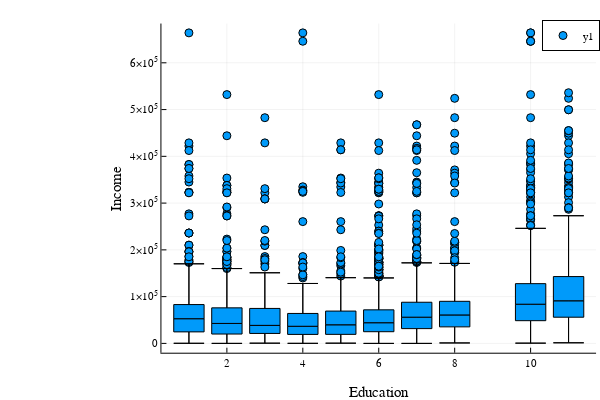

The cell this chart's notebook holds for it:
### Code cell
@df dropmissing(acs, :EDUC, :HHINCOME) boxplot(:EDUC, :HHINCOME)
xlabel!("Education")
ylabel!("Income")

### Figure 1 — Plotly figure (JSON) as saved in the notebook; plotly's stock layout.template omitted (floating-point values rounded to 4 significant figures; data arrays with more than 128 entries replaced by an {"elided": "..."} marker saying what was removed)
{"data": [{"colorbar": {"title": ""}, "legendgroup": "y1", "marker": {"color": "rgba(0, 154, 250, 1.000)", "line": {"color": "rgba(0, 0, 0, 1.000)", "width": 1}, "size": 8, "symbol": "circle"}, "mode": "markers", "name": "y1", "showlegend": true, "type": "scatter", "x": {"elided": "421 int values"}, "xaxis": "x1", "y": {"elided": "421 int values"}, "yaxis": "y1", "zmax": null, "zmin": null}, {"colorbar": {"title": ""}, "hoverinfo": "text", "legendgroup": "y1", "line": {"color": "rgba(0, 154, 250, 1.000)", "dash": "solid", "shape": "linear", "width": 0}, "mode": "lines", "name": "y1", "showlegend": false, "text": ["Lower fence: 220.0", "Lower fence: 220.0", "Lower fence: 220.0", "Lower fence: 220.0", "Q1: 24600.0"], "type": "scatter", "x": [1, 0.6, 1.4, 1, 1], "xaxis": "x1", "y": [220, 220, 220, 220, 24600], "yaxis": "y1", "zmax": null, "zmin": null}, {"colorbar": {"title": ""}, "hoverinfo": "text", "legendgroup": "y1", "line": {"color": "rgba(0, 154, 250, 1.000)", "dash": "solid", "shape": "linear", "width": 0}, "mode": "lines", "name": "y1", "showlegend": false, "text": ["Q1: 24600.0", "Median: 52800.0", "Median: 52800.0", "Median: 52800.0", "Q1: 24600.0", "Q1: 24600.0"], "type": "scatter", "x": [0.6, 0.6, 1, 1.4, 1.4, 0.6], "xaxis": "x1", "y": [24600, 52800, 52800, 52800, 24600, 24600], "yaxis": "y1", "zmax": null, "zmin": null}, {"colorbar": {"title": ""}, "hoverinfo": "text", "legendgroup": "y1", "line": {"color": "rgba(0, 154, 250, 1.000)", "dash": "solid", "shape": "linear", "width": 0}, "mode": "lines", "name": "y1", "showlegend": false, "text": ["Q3: 83000.0", "Median: 52800.0", "Median: 52800.0", "Q3: 83000.0", "Q3: 83000.0"], "type": "scatter", "x": [0.6, 0.6, 1.4, 1.4, 0.6], "xaxis": "x1", "y": [83000, 52800, 52800, 83000, 83000], "yaxis": "y1", "zmax": null, "zmin": null}, {"colorbar": {"title": ""}, "hoverinfo": "text", "legendgroup": "y1", "line": {"color": "rgba(0, 154, 250, 1.000)", "dash": "solid", "shape": "linear", "width": 0}, "mode": "lines", "name": "y1", "showlegend": false, "text": ["Upper fence: 170190.0", "Upper fence: 170190.0", "Upper fence: 170190.0", "Upper fence: 170190.0", "Q3: 83000.0"], "type": "scatter", "x": [1, 0.6, 1.4, 1, 1], "xaxis": "x1", "y": [170190, 170190, 170190, 170190, 83000], "yaxis": "y1", "zmax": null, "zmin": null}, {"colorbar": {"title": ""}, "hoverinfo": "text", "legendgroup": "y1", "line": {"color": "rgba(0, 154, 250, 1.000)", "dash": "solid", "shape": "linear", "width": 0}, "mode": "lines", "name": "y1", "showlegend": false, "text": ["Lower fence: 20.0", "Lower fence: 20.0", "Lower fence: 20.0", "Lower fence: 20.0", "Q1: 20000.0"], "type": "scatter", "x": [2, 1.6, 2.4, 2, 2], "xaxis": "x1", "y": [20, 20, 20, 20, 20000], "yaxis": "y1", "zmax": null, "zmin": null}, {"colorbar": {"title": ""}, "hoverinfo": "text", "legendgroup": "y1", "line": {"color": "rgba(0, 154, 250, 1.000)", "dash": "solid", "shape": "linear", "width": 0}, "mode": "lines", "name": "y1", "showlegend": false, "text": ["Q1: 20000.0", "Median: 42700.0", "Median: 42700.0", "Median: 42700.0", "Q1: 20000.0", "Q1: 20000.0"], "type": "scatter", "x": [1.6, 1.6, 2, 2.4, 2.4, 1.6], "xaxis": "x1", "y": [20000, 42700, 42700, 42700, 20000, 20000], "yaxis": "y1", "zmax": null, "zmin": null}, {"colorbar": {"title": ""}, "hoverinfo": "text", "legendgroup": "y1", "line": {"color": "rgba(0, 154, 250, 1.000)", "dash": "solid", "shape": "linear", "width": 0}, "mode": "lines", "name": "y1", "showlegend": false, "text": ["Q3: 76000.0", "Median: 42700.0", "Median: 42700.0", "Q3: 76000.0", "Q3: 76000.0"], "type": "scatter", "x": [1.6, 1.6, 2.4, 2.4, 1.6], "xaxis": "x1", "y": [76000, 42700, 42700, 76000, 76000], "yaxis": "y1", "zmax": null, "zmin": null}, {"colorbar": {"title": ""}, "hoverinfo": "text", "legendgroup": "y1", "line": {"color": "rgba(0, 154, 250, 1.000)", "dash": "solid", "shape": "linear", "width": 0}, "mode": "lines", "name": "y1", "showlegend": false, "text": ["Upper fence: 160000.0", "Upper fence: 160000.0", "Upper fence: 160000.0", "Upper fence: 160000.0", "Q3: 76000.0"], "type": "scatter", "x": [2, 1.6, 2.4, 2, 2], "xaxis": "x1", "y": [160000, 160000, 160000, 160000, 76000], "yaxis": "y1", "zmax": null, "zmin": null}, {"colorbar": {"title": ""}, "hoverinfo": "text", "legendgroup": "y1", "line": {"color": "rgba(0, 154, 250, 1.000)", "dash": "solid", "shape": "linear", "width": 0}, "mode": "lines", "name": "y1", "showlegend": false, "text": ["Lower fence: 450.0", "Lower fence: 450.0", "Lower fence: 450.0", "Lower fence: 450.0", "Q1: 21275.0"], "type": "scatter", "x": [3, 2.6, 3.4, 3, 3], "xaxis": "x1", "y": [450, 450, 450, 450, 21275], "yaxis": "y1", "zmax": null, "zmin": null}, {"colorbar": {"title": ""}, "hoverinfo": "text", "legendgroup": "y1", "line": {"color": "rgba(0, 154, 250, 1.000)", "dash": "solid", "shape": "linear", "width": 0}, "mode": "lines", "name": "y1", "showlegend": false, "text": ["Q1: 21275.0", "Median: 38550.0", "Median: 38550.0", "Median: 38550.0", "Q1: 21275.0", "Q1: 21275.0"], "type": "scatter", "x": [2.6, 2.6, 3, 3.4, 3.4, 2.6], "xaxis": "x1", "y": [21275, 38550, 38550, 38550, 21275, 21275], "yaxis": "y1", "zmax": null, "zmin": null}, {"colorbar": {"title": ""}, "hoverinfo": "text", "legendgroup": "y1", "line": {"color": "rgba(0, 154, 250, 1.000)", "dash": "solid", "shape": "linear", "width": 0}, "mode": "lines", "name": "y1", "showlegend": false, "text": ["Q3: 74775.0", "Median: 38550.0", "Median: 38550.0", "Q3: 74775.0", "Q3: 74775.0"], "type": "scatter", "x": [2.6, 2.6, 3.4, 3.4, 2.6], "xaxis": "x1", "y": [74775, 38550, 38550, 74775, 74775], "yaxis": "y1", "zmax": null, "zmin": null}, {"colorbar": {"title": ""}, "hoverinfo": "text", "legendgroup": "y1", "line": {"color": "rgba(0, 154, 250, 1.000)", "dash": "solid", "shape": "linear", "width": 0}, "mode": "lines", "name": "y1", "showlegend": false, "text": ["Upper fence: 151000.0", "Upper fence: 151000.0", "Upper fence: 151000.0", "Upper fence: 151000.0", "Q3: 74775.0"], "type": "scatter", "x": [3, 2.6, 3.4, 3, 3], "xaxis": "x1", "y": [151000, 151000, 151000, 151000, 74775], "yaxis": "y1", "zmax": null, "zmin": null}, {"colorbar": {"title": ""}, "hoverinfo": "text", "legendgroup": "y1", "line": {"color": "rgba(0, 154, 250, 1.000)", "dash": "solid", "shape": "linear", "width": 0}, "mode": "lines", "name": "y1", "showlegend": false, "text": ["Lower fence: 100.0", "Lower fence: 100.0", "Lower fence: 100.0", "Lower fence: 100.0", "Q1: 19200.0"], "type": "scatter", "x": [4, 3.6, 4.4, 4, 4], "xaxis": "x1", "y": [100, 100, 100, 100, 19200], "yaxis": "y1", "zmax": null, "zmin": null}, {"colorbar": {"title": ""}, "hoverinfo": "text", "legendgroup": "y1", "line": {"color": "rgba(0, 154, 250, 1.000)", "dash": "solid", "shape": "linear", "width": 0}, "mode": "lines", "name": "y1", "showlegend": false, "text": ["Q1: 19200.0", "Median: 36600.0", "Median: 36600.0", "Median: 36600.0", "Q1: 19200.0", "Q1: 19200.0"], "type": "scatter", "x": [3.6, 3.6, 4, 4.4, 4.4, 3.6], "xaxis": "x1", "y": [19200, 36600, 36600, 36600, 19200, 19200], "yaxis": "y1", "zmax": null, "zmin": null}, {"colorbar": {"title": ""}, "hoverinfo": "text", "legendgroup": "y1", "line": {"color": "rgba(0, 154, 250, 1.000)", "dash": "solid", "shape": "linear", "width": 0}, "mode": "lines", "name": "y1", "showlegend": false, "text": ["Q3: 64050.0", "Median: 36600.0", "Median: 36600.0", "Q3: 64050.0", "Q3: 64050.0"], "type": "scatter", "x": [3.6, 3.6, 4.4, 4.4, 3.6], "xaxis": "x1", "y": [64050, 36600, 36600, 64050, 64050], "yaxis": "y1", "zmax": null, "zmin": null}, {"colorbar": {"title": ""}, "hoverinfo": "text", "legendgroup": "y1", "line": {"color": "rgba(0, 154, 250, 1.000)", "dash": "solid", "shape": "linear", "width": 0}, "mode": "lines", "name": "y1", "showlegend": false, "text": ["Upper fence: 128100.0", "Upper fence: 128100.0", "Upper fence: 128100.0", "Upper fence: 128100.0", "Q3: 64050.0"], "type": "scatter", "x": [4, 3.6, 4.4, 4, 4], "xaxis": "x1", "y": [128100, 128100, 128100, 128100, 64050], "yaxis": "y1", "zmax": null, "zmin": null}, {"colorbar": {"title": ""}, "hoverinfo": "text", "legendgroup": "y1", "line": {"color": "rgba(0, 154, 250, 1.000)", "dash": "solid", "shape": "linear", "width": 0}, "mode": "lines", "name": "y1", "showlegend": false, "text": ["Lower fence: 450.0", "Lower fence: 450.0", "Lower fence: 450.0", "Lower fence: 450.0", "Q1: 19300.0"], "type": "scatter", "x": [5, 4.6, 5.4, 5, 5], "xaxis": "x1", "y": [450, 450, 450, 450, 19300], "yaxis": "y1", "zmax": null, "zmin": null}, {"colorbar": {"title": ""}, "hoverinfo": "text", "legendgroup": "y1", "line": {"color": "rgba(0, 154, 250, 1.000)", "dash": "solid", "shape": "linear", "width": 0}, "mode": "lines", "name": "y1", "showlegend": false, "text": ["Q1: 19300.0", "Median: 39800.0", "Median: 39800.0", "Median: 39800.0", "Q1: 19300.0", "Q1: 19300.0"], "type": "scatter", "x": [4.6, 4.6, 5, 5.4, 5.4, 4.6], "xaxis": "x1", "y": [19300, 39800, 39800, 39800, 19300, 19300], "yaxis": "y1", "zmax": null, "zmin": null}, {"colorbar": {"title": ""}, "hoverinfo": "text", "legendgroup": "y1", "line": {"color": "rgba(0, 154, 250, 1.000)", "dash": "solid", "shape": "linear", "width": 0}, "mode": "lines", "name": "y1", "showlegend": false, "text": ["Q3: 69100.0", "Median: 39800.0", "Median: 39800.0", "Q3: 69100.0", "Q3: 69100.0"], "type": "scatter", "x": [4.6, 4.6, 5.4, 5.4, 4.6], "xaxis": "x1", "y": [69100, 39800, 39800, 69100, 69100], "yaxis": "y1", "zmax": null, "zmin": null}, {"colorbar": {"title": ""}, "hoverinfo": "text", "legendgroup": "y1", "line": {"color": "rgba(0, 154, 250, 1.000)", "dash": "solid", "shape": "linear", "width": 0}, "mode": "lines", "name": "y1", "showlegend": false, "text": ["Upper fence: 140500.0", "Upper fence: 140500.0", "Upper fence: 140500.0", "Upper fence: 140500.0", "Q3: 69100.0"], "type": "scatter", "x": [5, 4.6, 5.4, 5, 5], "xaxis": "x1", "y": [140500, 140500, 140500, 140500, 69100], "yaxis": "y1", "zmax": null, "zmin": null}, {"colorbar": {"title": ""}, "hoverinfo": "text", "legendgroup": "y1", "line": {"color": "rgba(0, 154, 250, 1.000)", "dash": "solid", "shape": "linear", "width": 0}, "mode": "lines", "name": "y1", "showlegend": false, "text": ["Lower fence: 1.0", "Lower fence: 1.0", "Lower fence: 1.0", "Lower fence: 1.0", "Q1: 25000.0"], "type": "scatter", "x": [6, 5.6, 6.4, 6, 6], "xaxis": "x1", "y": [1, 1, 1, 1, 25000], "yaxis": "y1", "zmax": null, "zmin": null}, {"colorbar": {"title": ""}, "hoverinfo": "text", "legendgroup": "y1", "line": {"color": "rgba(0, 154, 250, 1.000)", "dash": "solid", "shape": "linear", "width": 0}, "mode": "lines", "name": "y1", "showlegend": false, "text": ["Q1: 25000.0", "Median: 44200.0", "Median: 44200.0", "Median: 44200.0", "Q1: 25000.0", "Q1: 25000.0"], "type": "scatter", "x": [5.6, 5.6, 6, 6.4, 6.4, 5.6], "xaxis": "x1", "y": [25000, 44200, 44200, 44200, 25000, 25000], "yaxis": "y1", "zmax": null, "zmin": null}, {"colorbar": {"title": ""}, "hoverinfo": "text", "legendgroup": "y1", "line": {"color": "rgba(0, 154, 250, 1.000)", "dash": "solid", "shape": "linear", "width": 0}, "mode": "lines", "name": "y1", "showlegend": false, "text": ["Q3: 71750.0", "Median: 44200.0", "Median: 44200.0", "Q3: 71750.0", "Q3: 71750.0"], "type": "scatter", "x": [5.6, 5.6, 6.4, 6.4, 5.6], "xaxis": "x1", "y": [71750, 44200, 44200, 71750, 71750], "yaxis": "y1", "zmax": null, "zmin": null}, {"colorbar": {"title": ""}, "hoverinfo": "text", "legendgroup": "y1", "line": {"color": "rgba(0, 154, 250, 1.000)", "dash": "solid", "shape": "linear", "width": 0}, "mode": "lines", "name": "y1", "showlegend": false, "text": ["Upper fence: 140000.0", "Upper fence: 140000.0", "Upper fence: 140000.0", "Upper fence: 140000.0", "Q3: 71750.0"], "type": "scatter", "x": [6, 5.6, 6.4, 6, 6], "xaxis": "x1", "y": [140000, 140000, 140000, 140000, 71750], "yaxis": "y1", "zmax": null, "zmin": null}, {"colorbar": {"title": ""}, "hoverinfo": "text", "legendgroup": "y1", "line": {"color": "rgba(0, 154, 250, 1.000)", "dash": "solid", "shape": "linear", "width": 0}, "mode": "lines", "name": "y1", "showlegend": false, "text": ["Lower fence: 1.0", "Lower fence: 1.0", "Lower fence: 1.0", "Lower fence: 1.0", "Q1: 31600.0"], "type": "scatter", "x": [7, 6.6, 7.4, 7, 7], "xaxis": "x1", "y": [1, 1, 1, 1, 31600], "yaxis": "y1", "zmax": null, "zmin": null}, {"colorbar": {"title": ""}, "hoverinfo": "text", "legendgroup": "y1", "line": {"color": "rgba(0, 154, 250, 1.000)", "dash": "solid", "shape": "linear", "width": 0}, "mode": "lines", "name": "y1", "showlegend": false, "text": ["Q1: 31600.0", "Median: 56050.0", "Median: 56050.0", "Median: 56050.0", "Q1: 31600.0", "Q1: 31600.0"], "type": "scatter", "x": [6.6, 6.6, 7, 7.4, 7.4, 6.6], "xaxis": "x1", "y": [31600, 56050, 56050, 56050, 31600, 31600], "yaxis": "y1", "zmax": null, "zmin": null}, {"colorbar": {"title": ""}, "hoverinfo": "text", "legendgroup": "y1", "line": {"color": "rgba(0, 154, 250, 1.000)", "dash": "solid", "shape": "linear", "width": 0}, "mode": "lines", "name": "y1", "showlegend": false, "text": ["Q3: 88000.0", "Median: 56050.0", "Median: 56050.0", "Q3: 88000.0", "Q3: 88000.0"], "type": "scatter", "x": [6.6, 6.6, 7.4, 7.4, 6.6], "xaxis": "x1", "y": [88000, 56050, 56050, 88000, 88000], "yaxis": "y1", "zmax": null, "zmin": null}, {"colorbar": {"title": ""}, "hoverinfo": "text", "legendgroup": "y1", "line": {"color": "rgba(0, 154, 250, 1.000)", "dash": "solid", "shape": "linear", "width": 0}, "mode": "lines", "name": "y1", "showlegend": false, "text": ["Upper fence: 172230.0", "Upper fence: 172230.0", "Upper fence: 172230.0", "Upper fence: 172230.0", "Q3: 88000.0"], "type": "scatter", "x": [7, 6.6, 7.4, 7, 7], "xaxis": "x1", "y": [172230, 172230, 172230, 172230, 88000], "yaxis": "y1", "zmax": null, "zmin": null}, {"colorbar": {"title": ""}, "hoverinfo": "text", "legendgroup": "y1", "line": {"color": "rgba(0, 154, 250, 1.000)", "dash": "solid", "shape": "linear", "width": 0}, "mode": "lines", "name": "y1", "showlegend": false, "text": ["Lower fence: 960.0", "Lower fence: 960.0", "Lower fence: 960.0", "Lower fence: 960.0", "Q1: 35350.0"], "type": "scatter", "x": [8, 7.6, 8.4, 8, 8], "xaxis": "x1", "y": [960, 960, 960, 960, 35350], "yaxis": "y1", "zmax": null, "zmin": null}, {"colorbar": {"title": ""}, "hoverinfo": "text", "legendgroup": "y1", "line": {"color": "rgba(0, 154, 250, 1.000)", "dash": "solid", "shape": "linear", "width": 0}, "mode": "lines", "name": "y1", "showlegend": false, "text": ["Q1: 35350.0", "Median: 60835.0", "Median: 60835.0", "Median: 60835.0", "Q1: 35350.0", "Q1: 35350.0"], "type": "scatter", "x": [7.6, 7.6, 8, 8.4, 8.4, 7.6], "xaxis": "x1", "y": [35350, 60835, 60835, 60835, 35350, 35350], "yaxis": "y1", "zmax": null, "zmin": null}, {"colorbar": {"title": ""}, "hoverinfo": "text", "legendgroup": "y1", "line": {"color": "rgba(0, 154, 250, 1.000)", "dash": "solid", "shape": "linear", "width": 0}, "mode": "lines", "name": "y1", "showlegend": false, "text": ["Q3: 90000.0", "Median: 60835.0", "Median: 60835.0", "Q3: 90000.0", "Q3: 90000.0"], "type": "scatter", "x": [7.6, 7.6, 8.4, 8.4, 7.6], "xaxis": "x1", "y": [90000, 60835, 60835, 90000, 90000], "yaxis": "y1", "zmax": null, "zmin": null}, {"colorbar": {"title": ""}, "hoverinfo": "text", "legendgroup": "y1", "line": {"color": "rgba(0, 154, 250, 1.000)", "dash": "solid", "shape": "linear", "width": 0}, "mode": "lines", "name": "y1", "showlegend": false, "text": ["Upper fence: 171000.0", "Upper fence: 171000.0", "Upper fence: 171000.0", "Upper fence: 171000.0", "Q3: 90000.0"], "type": "scatter", "x": [8, 7.6, 8.4, 8, 8], "xaxis": "x1", "y": [171000, 171000, 171000, 171000, 90000], "yaxis": "y1", "zmax": null, "zmin": null}, {"colorbar": {"title": ""}, "hoverinfo": "text", "legendgroup": "y1", "line": {"color": "rgba(0, 154, 250, 1.000)", "dash": "solid", "shape": "linear", "width": 0}, "mode": "lines", "name": "y1", "showlegend": false, "text": ["Lower fence: 500.0", "Lower fence: 500.0", "Lower fence: 500.0", "Lower fence: 500.0", "Q1: 48550.0"], "type": "scatter", "x": [10, 9.6, 10.4, 10, 10], "xaxis": "x1", "y": [500, 500, 500, 500, 48550], "yaxis": "y1", "zmax": null, "zmin": null}, {"colorbar": {"title": ""}, "hoverinfo": "text", "legendgroup": "y1", "line": {"color": "rgba(0, 154, 250, 1.000)", "dash": "solid", "shape": "linear", "width": 0}, "mode": "lines", "name": "y1", "showlegend": false, "text": ["Q1: 48550.0", "Median: 83800.0", "Median: 83800.0", "Median: 83800.0", "Q1: 48550.0", "Q1: 48550.0"], "type": "scatter", "x": [9.6, 9.6, 10, 10.4, 10.4, 9.6], "xaxis": "x1", "y": [48550, 83800, 83800, 83800, 48550, 48550], "yaxis": "y1", "zmax": null, "zmin": null}, {"colorbar": {"title": ""}, "hoverinfo": "text", "legendgroup": "y1", "line": {"color": "rgba(0, 154, 250, 1.000)", "dash": "solid", "shape": "linear", "width": 0}, "mode": "lines", "name": "y1", "showlegend": false, "text": ["Q3: 127775.0", "Median: 83800.0", "Median: 83800.0", "Q3: 127775.0", "Q3: 127775.0"], "type": "scatter", "x": [9.6, 9.6, 10.4, 10.4, 9.6], "xaxis": "x1", "y": [127775, 83800, 83800, 127775, 127775], "yaxis": "y1", "zmax": null, "zmin": null}, {"colorbar": {"title": ""}, "hoverinfo": "text", "legendgroup": "y1", "line": {"color": "rgba(0, 154, 250, 1.000)", "dash": "solid", "shape": "linear", "width": 0}, "mode": "lines", "name": "y1", "showlegend": false, "text": ["Upper fence: 246000.0", "Upper fence: 246000.0", "Upper fence: 246000.0", "Upper fence: 246000.0", "Q3: 127775.0"], "type": "scatter", "x": [10, 9.6, 10.4, 10, 10], "xaxis": "x1", "y": [246000, 246000, 246000, 246000, 127775], "yaxis": "y1", "zmax": null, "zmin": null}, {"colorbar": {"title": ""}, "hoverinfo": "text", "legendgroup": "y1", "line": {"color": "rgba(0, 154, 250, 1.000)", "dash": "solid", "shape": "linear", "width": 0}, "mode": "lines", "name": "y1", "showlegend": false, "text": ["Lower fence: 1300.0", "Lower fence: 1300.0", "Lower fence: 1300.0", "Lower fence: 1300.0", "Q1: 56000.0"], "type": "scatter", "x": [11, 10.6, 11.4, 11, 11], "xaxis": "x1", "y": [1300, 1300, 1300, 1300, 56000], "yaxis": "y1", "zmax": null, "zmin": null}, {"colorbar": {"title": ""}, "hoverinfo": "text", "legendgroup": "y1", "line": {"color": "rgba(0, 154, 250, 1.000)", "dash": "solid", "shape": "linear", "width": 0}, "mode": "lines", "name": "y1", "showlegend": false, "text": ["Q1: 56000.0", "Median: 91100.0", "Median: 91100.0", "Median: 91100.0", "Q1: 56000.0", "Q1: 56000.0"], "type": "scatter", "x": [10.6, 10.6, 11, 11.4, 11.4, 10.6], "xaxis": "x1", "y": [56000, 91100, 91100, 91100, 56000, 56000], "yaxis": "y1", "zmax": null, "zmin": null}, {"colorbar": {"title": ""}, "hoverinfo": "text", "legendgroup": "y1", "line": {"color": "rgba(0, 154, 250, 1.000)", "dash": "solid", "shape": "linear", "width": 0}, "mode": "lines", "name": "y1", "showlegend": false, "text": ["Q3: 142900.0", "Median: 91100.0", "Median: 91100.0", "Q3: 142900.0", "Q3: 142900.0"], "type": "scatter", "x": [10.6, 10.6, 11.4, 11.4, 10.6], "xaxis": "x1", "y": [142900, 91100, 91100, 142900, 142900], "yaxis": "y1", "zmax": null, "zmin": null}, {"colorbar": {"title": ""}, "hoverinfo": "text", "legendgroup": "y1", "line": {"color": "rgba(0, 154, 250, 1.000)", "dash": "solid", "shape": "linear", "width": 0}, "mode": "lines", "name": "y1", "showlegend": false, "text": ["Upper fence: 273000.0", "Upper fence: 273000.0", "Upper fence: 273000.0", "Upper fence: 273000.0", "Q3: 142900.0"], "type": "scatter", "x": [11, 10.6, 11.4, 11, 11], "xaxis": "x1", "y": [273000, 273000, 273000, 273000, 142900], "yaxis": "y1", "zmax": null, "zmin": null}, {"fill": "tozeroy", "fillcolor": "rgba(0, 154, 250, 1.000)", "hoverinfo": "none", "legendgroup": "y1", "line": {"color": "rgba(0, 0, 0, 1.000)", "dash": "solid", "width": 1}, "mode": "lines", "name": "y1", "showlegend": false, "type": "scatter", "x": [1, 0.6, 1.4, 1, 1, 1], "xaxis": "x1", "y": [220, 220, 220, 220, 24600, 220], "yaxis": "y1"}, {"fill": "tozeroy", "fillcolor": "rgba(0, 154, 250, 1.000)", "hoverinfo": "none", "legendgroup": "y1", "line": {"color": "rgba(0, 0, 0, 1.000)", "dash": "solid", "width": 1}, "mode": "lines", "name": "y1", "showlegend": false, "type": "scatter", "x": [0.6, 0.6, 1, 1.4, 1.4, 0.6, 0.6], "xaxis": "x1", "y": [24600, 52800, 52800, 52800, 24600, 24600, 24600], "yaxis": "y1"}, {"fill": "tozeroy", "fillcolor": "rgba(0, 154, 250, 1.000)", "hoverinfo": "none", "legendgroup": "y1", "line": {"color": "rgba(0, 0, 0, 1.000)", "dash": "solid", "width": 1}, "mode": "lines", "name": "y1", "showlegend": false, "type": "scatter", "x": [0.6, 0.6, 1.4, 1.4, 0.6, 0.6], "xaxis": "x1", "y": [83000, 52800, 52800, 83000, 83000, 83000], "yaxis": "y1"}, {"fill": "tozeroy", "fillcolor": "rgba(0, 154, 250, 1.000)", "hoverinfo": "none", "legendgroup": "y1", "line": {"color": "rgba(0, 0, 0, 1.000)", "dash": "solid", "width": 1}, "mode": "lines", "name": "y1", "showlegend": false, "type": "scatter", "x": [1, 0.6, 1.4, 1, 1, 1], "xaxis": "x1", "y": [170190, 170190, 170190, 170190, 83000, 170190], "yaxis": "y1"}, {"fill": "tozeroy", "fillcolor": "rgba(0, 154, 250, 1.000)", "hoverinfo": "none", "legendgroup": "y1", "line": {"color": "rgba(0, 0, 0, 1.000)", "dash": "solid", "width": 1}, "mode": "lines", "name": "y1", "showlegend": false, "type": "scatter", "x": [2, 1.6, 2.4, 2, 2, 2], "xaxis": "x1", "y": [20, 20, 20, 20, 20000, 20], "yaxis": "y1"}, {"fill": "tozeroy", "fillcolor": "rgba(0, 154, 250, 1.000)", "hoverinfo": "none", "legendgroup": "y1", "line": {"color": "rgba(0, 0, 0, 1.000)", "dash": "solid", "width": 1}, "mode": "lines", "name": "y1", "showlegend": false, "type": "scatter", "x": [1.6, 1.6, 2, 2.4, 2.4, 1.6, 1.6], "xaxis": "x1", "y": [20000, 42700, 42700, 42700, 20000, 20000, 20000], "yaxis": "y1"}, {"fill": "tozeroy", "fillcolor": "rgba(0, 154, 250, 1.000)", "hoverinfo": "none", "legendgroup": "y1", "line": {"color": "rgba(0, 0, 0, 1.000)", "dash": "solid", "width": 1}, "mode": "lines", "name": "y1", "showlegend": false, "type": "scatter", "x": [1.6, 1.6, 2.4, 2.4, 1.6, 1.6], "xaxis": "x1", "y": [76000, 42700, 42700, 76000, 76000, 76000], "yaxis": "y1"}, {"fill": "tozeroy", "fillcolor": "rgba(0, 154, 250, 1.000)", "hoverinfo": "none", "legendgroup": "y1", "line": {"color": "rgba(0, 0, 0, 1.000)", "dash": "solid", "width": 1}, "mode": "lines", "name": "y1", "showlegend": false, "type": "scatter", "x": [2, 1.6, 2.4, 2, 2, 2], "xaxis": "x1", "y": [160000, 160000, 160000, 160000, 76000, 160000], "yaxis": "y1"}, {"fill": "tozeroy", "fillcolor": "rgba(0, 154, 250, 1.000)", "hoverinfo": "none", "legendgroup": "y1", "line": {"color": "rgba(0, 0, 0, 1.000)", "dash": "solid", "width": 1}, "mode": "lines", "name": "y1", "showlegend": false, "type": "scatter", "x": [3, 2.6, 3.4, 3, 3, 3], "xaxis": "x1", "y": [450, 450, 450, 450, 21275, 450], "yaxis": "y1"}, {"fill": "tozeroy", "fillcolor": "rgba(0, 154, 250, 1.000)", "hoverinfo": "none", "legendgroup": "y1", "line": {"color": "rgba(0, 0, 0, 1.000)", "dash": "solid", "width": 1}, "mode": "lines", "name": "y1", "showlegend": false, "type": "scatter", "x": [2.6, 2.6, 3, 3.4, 3.4, 2.6, 2.6], "xaxis": "x1", "y": [21275, 38550, 38550, 38550, 21275, 21275, 21275], "yaxis": "y1"}, {"fill": "tozeroy", "fillcolor": "rgba(0, 154, 250, 1.000)", "hoverinfo": "none", "legendgroup": "y1", "line": {"color": "rgba(0, 0, 0, 1.000)", "dash": "solid", "width": 1}, "mode": "lines", "name": "y1", "showlegend": false, "type": "scatter", "x": [2.6, 2.6, 3.4, 3.4, 2.6, 2.6], "xaxis": "x1", "y": [74775, 38550, 38550, 74775, 74775, 74775], "yaxis": "y1"}, {"fill": "tozeroy", "fillcolor": "rgba(0, 154, 250, 1.000)", "hoverinfo": "none", "legendgroup": "y1", "line": {"color": "rgba(0, 0, 0, 1.000)", "dash": "solid", "width": 1}, "mode": "lines", "name": "y1", "showlegend": false, "type": "scatter", "x": [3, 2.6, 3.4, 3, 3, 3], "xaxis": "x1", "y": [151000, 151000, 151000, 151000, 74775, 151000], "yaxis": "y1"}, {"fill": "tozeroy", "fillcolor": "rgba(0, 154, 250, 1.000)", "hoverinfo": "none", "legendgroup": "y1", "line": {"color": "rgba(0, 0, 0, 1.000)", "dash": "solid", "width": 1}, "mode": "lines", "name": "y1", "showlegend": false, "type": "scatter", "x": [4, 3.6, 4.4, 4, 4, 4], "xaxis": "x1", "y": [100, 100, 100, 100, 19200, 100], "yaxis": "y1"}, {"fill": "tozeroy", "fillcolor": "rgba(0, 154, 250, 1.000)", "hoverinfo": "none", "legendgroup": "y1", "line": {"color": "rgba(0, 0, 0, 1.000)", "dash": "solid", "width": 1}, "mode": "lines", "name": "y1", "showlegend": false, "type": "scatter", "x": [3.6, 3.6, 4, 4.4, 4.4, 3.6, 3.6], "xaxis": "x1", "y": [19200, 36600, 36600, 36600, 19200, 19200, 19200], "yaxis": "y1"}, {"fill": "tozeroy", "fillcolor": "rgba(0, 154, 250, 1.000)", "hoverinfo": "none", "legendgroup": "y1", "line": {"color": "rgba(0, 0, 0, 1.000)", "dash": "solid", "width": 1}, "mode": "lines", "name": "y1", "showlegend": false, "type": "scatter", "x": [3.6, 3.6, 4.4, 4.4, 3.6, 3.6], "xaxis": "x1", "y": [64050, 36600, 36600, 64050, 64050, 64050], "yaxis": "y1"}, {"fill": "tozeroy", "fillcolor": "rgba(0, 154, 250, 1.000)", "hoverinfo": "none", "legendgroup": "y1", "line": {"color": "rgba(0, 0, 0, 1.000)", "dash": "solid", "width": 1}, "mode": "lines", "name": "y1", "showlegend": false, "type": "scatter", "x": [4, 3.6, 4.4, 4, 4, 4], "xaxis": "x1", "y": [128100, 128100, 128100, 128100, 64050, 128100], "yaxis": "y1"}, {"fill": "tozeroy", "fillcolor": "rgba(0, 154, 250, 1.000)", "hoverinfo": "none", "legendgroup": "y1", "line": {"color": "rgba(0, 0, 0, 1.000)", "dash": "solid", "width": 1}, "mode": "lines", "name": "y1", "showlegend": false, "type": "scatter", "x": [5, 4.6, 5.4, 5, 5, 5], "xaxis": "x1", "y": [450, 450, 450, 450, 19300, 450], "yaxis": "y1"}, {"fill": "tozeroy", "fillcolor": "rgba(0, 154, 250, 1.000)", "hoverinfo": "none", "legendgroup": "y1", "line": {"color": "rgba(0, 0, 0, 1.000)", "dash": "solid", "width": 1}, "mode": "lines", "name": "y1", "showlegend": false, "type": "scatter", "x": [4.6, 4.6, 5, 5.4, 5.4, 4.6, 4.6], "xaxis": "x1", "y": [19300, 39800, 39800, 39800, 19300, 19300, 19300], "yaxis": "y1"}, {"fill": "tozeroy", "fillcolor": "rgba(0, 154, 250, 1.000)", "hoverinfo": "none", "legendgroup": "y1", "line": {"color": "rgba(0, 0, 0, 1.000)", "dash": "solid", "width": 1}, "mode": "lines", "name": "y1", "showlegend": false, "type": "scatter", "x": [4.6, 4.6, 5.4, 5.4, 4.6, 4.6], "xaxis": "x1", "y": [69100, 39800, 39800, 69100, 69100, 69100], "yaxis": "y1"}, {"fill": "tozeroy", "fillcolor": "rgba(0, 154, 250, 1.000)", "hoverinfo": "none", "legendgroup": "y1", "line": {"color": "rgba(0, 0, 0, 1.000)", "dash": "solid", "width": 1}, "mode": "lines", "name": "y1", "showlegend": false, "type": "scatter", "x": [5, 4.6, 5.4, 5, 5, 5], "xaxis": "x1", "y": [140500, 140500, 140500, 140500, 69100, 140500], "yaxis": "y1"}, {"fill": "tozeroy", "fillcolor": "rgba(0, 154, 250, 1.000)", "hoverinfo": "none", "legendgroup": "y1", "line": {"color": "rgba(0, 0, 0, 1.000)", "dash": "solid", "width": 1}, "mode": "lines", "name": "y1", "showlegend": false, "type": "scatter", "x": [6, 5.6, 6.4, 6, 6, 6], "xaxis": "x1", "y": [1, 1, 1, 1, 25000, 1], "yaxis": "y1"}, {"fill": "tozeroy", "fillcolor": "rgba(0, 154, 250, 1.000)", "hoverinfo": "none", "legendgroup": "y1", "line": {"color": "rgba(0, 0, 0, 1.000)", "dash": "solid", "width": 1}, "mode": "lines", "name": "y1", "showlegend": false, "type": "scatter", "x": [5.6, 5.6, 6, 6.4, 6.4, 5.6, 5.6], "xaxis": "x1", "y": [25000, 44200, 44200, 44200, 25000, 25000, 25000], "yaxis": "y1"}, {"fill": "tozeroy", "fillcolor": "rgba(0, 154, 250, 1.000)", "hoverinfo": "none", "legendgroup": "y1", "line": {"color": "rgba(0, 0, 0, 1.000)", "dash": "solid", "width": 1}, "mode": "lines", "name": "y1", "showlegend": false, "type": "scatter", "x": [5.6, 5.6, 6.4, 6.4, 5.6, 5.6], "xaxis": "x1", "y": [71750, 44200, 44200, 71750, 71750, 71750], "yaxis": "y1"}, {"fill": "tozeroy", "fillcolor": "rgba(0, 154, 250, 1.000)", "hoverinfo": "none", "legendgroup": "y1", "line": {"color": "rgba(0, 0, 0, 1.000)", "dash": "solid", "width": 1}, "mode": "lines", "name": "y1", "showlegend": false, "type": "scatter", "x": [6, 5.6, 6.4, 6, 6, 6], "xaxis": "x1", "y": [140000, 140000, 140000, 140000, 71750, 140000], "yaxis": "y1"}, {"fill": "tozeroy", "fillcolor": "rgba(0, 154, 250, 1.000)", "hoverinfo": "none", "legendgroup": "y1", "line": {"color": "rgba(0, 0, 0, 1.000)", "dash": "solid", "width": 1}, "mode": "lines", "name": "y1", "showlegend": false, "type": "scatter", "x": [7, 6.6, 7.4, 7, 7, 7], "xaxis": "x1", "y": [1, 1, 1, 1, 31600, 1], "yaxis": "y1"}, {"fill": "tozeroy", "fillcolor": "rgba(0, 154, 250, 1.000)", "hoverinfo": "none", "legendgroup": "y1", "line": {"color": "rgba(0, 0, 0, 1.000)", "dash": "solid", "width": 1}, "mode": "lines", "name": "y1", "showlegend": false, "type": "scatter", "x": [6.6, 6.6, 7, 7.4, 7.4, 6.6, 6.6], "xaxis": "x1", "y": [31600, 56050, 56050, 56050, 31600, 31600, 31600], "yaxis": "y1"}, {"fill": "tozeroy", "fillcolor": "rgba(0, 154, 250, 1.000)", "hoverinfo": "none", "legendgroup": "y1", "line": {"color": "rgba(0, 0, 0, 1.000)", "dash": "solid", "width": 1}, "mode": "lines", "name": "y1", "showlegend": false, "type": "scatter", "x": [6.6, 6.6, 7.4, 7.4, 6.6, 6.6], "xaxis": "x1", "y": [88000, 56050, 56050, 88000, 88000, 88000], "yaxis": "y1"}, {"fill": "tozeroy", "fillcolor": "rgba(0, 154, 250, 1.000)", "hoverinfo": "none", "legendgroup": "y1", "line": {"color": "rgba(0, 0, 0, 1.000)", "dash": "solid", "width": 1}, "mode": "lines", "name": "y1", "showlegend": false, "type": "scatter", "x": [7, 6.6, 7.4, 7, 7, 7], "xaxis": "x1", "y": [172230, 172230, 172230, 172230, 88000, 172230], "yaxis": "y1"}, {"fill": "tozeroy", "fillcolor": "rgba(0, 154, 250, 1.000)", "hoverinfo": "none", "legendgroup": "y1", "line": {"color": "rgba(0, 0, 0, 1.000)", "dash": "solid", "width": 1}, "mode": "lines", "name": "y1", "showlegend": false, "type": "scatter", "x": [8, 7.6, 8.4, 8, 8, 8], "xaxis": "x1", "y": [960, 960, 960, 960, 35350, 960], "yaxis": "y1"}, {"fill": "tozeroy", "fillcolor": "rgba(0, 154, 250, 1.000)", "hoverinfo": "none", "legendgroup": "y1", "line": {"color": "rgba(0, 0, 0, 1.000)", "dash": "solid", "width": 1}, "mode": "lines", "name": "y1", "showlegend": false, "type": "scatter", "x": [7.6, 7.6, 8, 8.4, 8.4, 7.6, 7.6], "xaxis": "x1", "y": [35350, 60835, 60835, 60835, 35350, 35350, 35350], "yaxis": "y1"}, {"fill": "tozeroy", "fillcolor": "rgba(0, 154, 250, 1.000)", "hoverinfo": "none", "legendgroup": "y1", "line": {"color": "rgba(0, 0, 0, 1.000)", "dash": "solid", "width": 1}, "mode": "lines", "name": "y1", "showlegend": false, "type": "scatter", "x": [7.6, 7.6, 8.4, 8.4, 7.6, 7.6], "xaxis": "x1", "y": [90000, 60835, 60835, 90000, 90000, 90000], "yaxis": "y1"}, {"fill": "tozeroy", "fillcolor": "rgba(0, 154, 250, 1.000)", "hoverinfo": "none", "legendgroup": "y1", "line": {"color": "rgba(0, 0, 0, 1.000)", "dash": "solid", "width": 1}, "mode": "lines", "name": "y1", "showlegend": false, "type": "scatter", "x": [8, 7.6, 8.4, 8, 8, 8], "xaxis": "x1", "y": [171000, 171000, 171000, 171000, 90000, 171000], "yaxis": "y1"}, {"fill": "tozeroy", "fillcolor": "rgba(0, 154, 250, 1.000)", "hoverinfo": "none", "legendgroup": "y1", "line": {"color": "rgba(0, 0, 0, 1.000)", "dash": "solid", "width": 1}, "mode": "lines", "name": "y1", "showlegend": false, "type": "scatter", "x": [10, 9.6, 10.4, 10, 10, 10], "xaxis": "x1", "y": [500, 500, 500, 500, 48550, 500], "yaxis": "y1"}, {"fill": "tozeroy", "fillcolor": "rgba(0, 154, 250, 1.000)", "hoverinfo": "none", "legendgroup": "y1", "line": {"color": "rgba(0, 0, 0, 1.000)", "dash": "solid", "width": 1}, "mode": "lines", "name": "y1", "showlegend": false, "type": "scatter", "x": [9.6, 9.6, 10, 10.4, 10.4, 9.6, 9.6], "xaxis": "x1", "y": [48550, 83800, 83800, 83800, 48550, 48550, 48550], "yaxis": "y1"}, {"fill": "tozeroy", "fillcolor": "rgba(0, 154, 250, 1.000)", "hoverinfo": "none", "legendgroup": "y1", "line": {"color": "rgba(0, 0, 0, 1.000)", "dash": "solid", "width": 1}, "mode": "lines", "name": "y1", "showlegend": false, "type": "scatter", "x": [9.6, 9.6, 10.4, 10.4, 9.6, 9.6], "xaxis": "x1", "y": [127775, 83800, 83800, 127775, 127775, 127775], "yaxis": "y1"}, {"fill": "tozeroy", "fillcolor": "rgba(0, 154, 250, 1.000)", "hoverinfo": "none", "legendgroup": "y1", "line": {"color": "rgba(0, 0, 0, 1.000)", "dash": "solid", "width": 1}, "mode": "lines", "name": "y1", "showlegend": false, "type": "scatter", "x": [10, 9.6, 10.4, 10, 10, 10], "xaxis": "x1", "y": [246000, 246000, 246000, 246000, 127775, 246000], "yaxis": "y1"}, {"fill": "tozeroy", "fillcolor": "rgba(0, 154, 250, 1.000)", "hoverinfo": "none", "legendgroup": "y1", "line": {"color": "rgba(0, 0, 0, 1.000)", "dash": "solid", "width": 1}, "mode": "lines", "name": "y1", "showlegend": false, "type": "scatter", "x": [11, 10.6, 11.4, 11, 11, 11], "xaxis": "x1", "y": [1300, 1300, 1300, 1300, 56000, 1300], "yaxis": "y1"}, {"fill": "tozeroy", "fillcolor": "rgba(0, 154, 250, 1.000)", "hoverinfo": "none", "legendgroup": "y1", "line": {"color": "rgba(0, 0, 0, 1.000)", "dash": "solid", "width": 1}, "mode": "lines", "name": "y1", "showlegend": false, "type": "scatter", "x": [10.6, 10.6, 11, 11.4, 11.4, 10.6, 10.6], "xaxis": "x1", "y": [56000, 91100, 91100, 91100, 56000, 56000, 56000], "yaxis": "y1"}, {"fill": "tozeroy", "fillcolor": "rgba(0, 154, 250, 1.000)", "hoverinfo": "none", "legendgroup": "y1", "line": {"color": "rgba(0, 0, 0, 1.000)", "dash": "solid", "width": 1}, "mode": "lines", "name": "y1", "showlegend": false, "type": "scatter", "x": [10.6, 10.6, 11.4, 11.4, 10.6, 10.6], "xaxis": "x1", "y": [142900, 91100, 91100, 142900, 142900, 142900], "yaxis": "y1"}, {"fill": "tozeroy", "fillcolor": "rgba(0, 154, 250, 1.000)", "hoverinfo": "none", "legendgroup": "y1", "line": {"color": "rgba(0, 0, 0, 1.000)", "dash": "solid", "width": 1}, "mode": "lines", "name": "y1", "showlegend": false, "type": "scatter", "x": [11, 10.6, 11.4, 11, 11, 11], "xaxis": "x1", "y": [273000, 273000, 273000, 273000, 142900, 273000], "yaxis": "y1"}], "layout": {"annotations": [], "height": 400, "legend": {"bgcolor": "rgba(255, 255, 255, 1.000)", "bordercolor": "rgba(0, 0, 0, 1.000)", "borderwidth": 1, "font": {"color": "rgba(0, 0, 0, 1.000)", "family": "sans-serif", "size": 11}, "tracegroupgap": 0, "traceorder": "normal", "x": 1, "xanchor": "auto", "y": 1, "yanchor": "auto"}, "margin": {"b": 20, "l": 0, "r": 0, "t": 20}, "paper_bgcolor": "rgba(255, 255, 255, 1.000)", "plot_bgcolor": "rgba(255, 255, 255, 1.000)", "showlegend": true, "width": 600, "xaxis": {"anchor": "y1", "domain": [0.2691, 0.9934], "gridcolor": "rgba(0, 0, 0, 0.100)", "gridwidth": 0.5, "linecolor": "rgba(0, 0, 0, 1.000)", "mirror": false, "range": [0.276, 11.72], "showgrid": true, "showline": true, "showticklabels": true, "tickangle": 0, "tickcolor": "rgb(0, 0, 0)", "tickfont": {"color": "rgba(0, 0, 0, 1.000)", "family": "sans-serif", "size": 11}, "tickmode": "array", "ticks": "inside", "ticktext": ["2", "4", "6", "8", "10"], "tickvals": [2, 4, 6, 8, 10], "title": "Education", "titlefont": {"color": "rgba(0, 0, 0, 1.000)", "family": "sans-serif", "size": 15}, "type": "-", "visible": true, "zeroline": false, "zerolinecolor": "rgba(0, 0, 0, 1.000)"}, "yaxis": {"anchor": "x1", "domain": [0.07581, 0.9902], "gridcolor": "rgba(0, 0, 0, 0.100)", "gridwidth": 0.5, "linecolor": "rgba(0, 0, 0, 1.000)", "mirror": false, "range": [-19920.0, 684000.0], "showgrid": true, "showline": true, "showticklabels": true, "tickangle": 0, "tickcolor": "rgb(0, 0, 0)", "tickfont": {"color": "rgba(0, 0, 0, 1.000)", "family": "sans-serif", "size": 11}, "tickmode": "array", "ticks": "inside", "ticktext": ["0", "1×10<sup>5</sup>", "2×10<sup>5</sup>", "3×10<sup>5</sup>", "4×10<sup>5</sup>", "5×10<sup>5</sup>", "6×10<sup>5</sup>"], "tickvals": [0, 100000, 200000, 300000, 400000, 500000, 600000], "title": "Income", "titlefont": {"color": "rgba(0, 0, 0, 1.000)", "family": "sans-serif", "size": 15}, "type": "-", "visible": true, "zeroline": false, "zerolinecolor": "rgba(0, 0, 0, 1.000)"}}}
